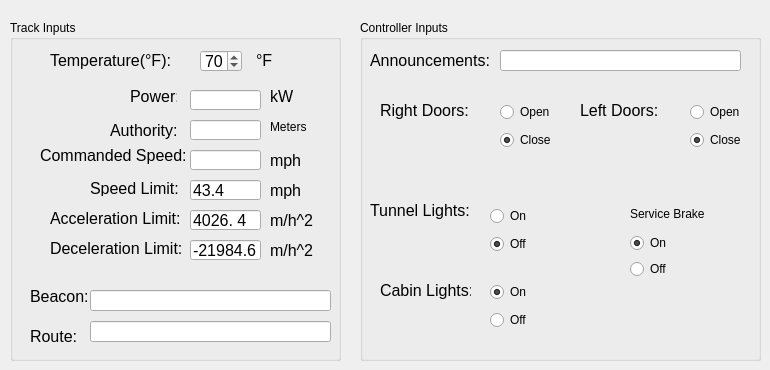
   <widget class="QWidget" name="Test">
    <attribute name="title">
     <string>Test</string>
    </attribute>
    <widget class="QLineEdit" name="pwrInput">
     <property name="geometry">
      <rect>
       <x>190</x>
       <y>90</y>
       <width>71</width>
       <height>20</height>
      </rect>
     </property>
     <property name="font">
      <font>
       <pointsize>12</pointsize>
      </font>
     </property>
    </widget>
    <widget class="QLabel" name="label_2">
     <property name="geometry">
      <rect>
       <x>130</x>
       <y>90</y>
       <width>47</width>
       <height>13</height>
      </rect>
     </property>
     <property name="font">
      <font>
       <pointsize>12</pointsize>
      </font>
     </property>
     <property name="text">
      <string>Power:</string>
     </property>
    </widget>
    <widget class="QLabel" name="label_3">
     <property name="geometry">
      <rect>
       <x>110</x>
       <y>120</y>
       <width>81</width>
       <height>20</height>
      </rect>
     </property>
     <property name="font">
      <font>
       <pointsize>12</pointsize>
      </font>
     </property>
     <property name="text">
      <string>Authority:</string>
     </property>
    </widget>
    <widget class="QLabel" name="label_4">
     <property name="geometry">
      <rect>
       <x>40</x>
       <y>140</y>
       <width>161</width>
       <height>31</height>
      </rect>
     </property>
     <property name="font">
      <font>
       <pointsize>12</pointsize>
      </font>
     </property>
     <property name="text">
      <string>Commanded Speed:</string>
     </property>
    </widget>
    <widget class="QLabel" name="label_5">
     <property name="geometry">
      <rect>
       <x>90</x>
       <y>180</y>
       <width>101</width>
       <height>16</height>
      </rect>
     </property>
     <property name="font">
      <font>
       <pointsize>12</pointsize>
      </font>
     </property>
     <property name="text">
      <string>Speed Limit:</string>
     </property>
    </widget>
    <widget class="QLabel" name="label_6">
     <property name="geometry">
      <rect>
       <x>50</x>
       <y>210</y>
       <width>141</width>
       <height>16</height>
      </rect>
     </property>
     <property name="font">
      <font>
       <pointsize>12</pointsize>
      </font>
     </property>
     <property name="text">
      <string>Acceleration Limit:</string>
     </property>
    </widget>
    <widget class="QLabel" name="label_8">
     <property name="geometry">
      <rect>
       <x>50</x>
       <y>240</y>
       <width>151</width>
       <height>16</height>
      </rect>
     </property>
     <property name="font">
      <font>
       <pointsize>12</pointsize>
      </font>
     </property>
     <property name="text">
      <string>Deceleration Limit:</string>
     </property>
    </widget>
    <widget class="QLineEdit" name="authInput">
     <property name="geometry">
      <rect>
       <x>190</x>
       <y>120</y>
       <width>71</width>
       <height>20</height>
      </rect>
     </property>
     <property name="font">
      <font>
       <pointsize>12</pointsize>
      </font>
     </property>
    </widget>
    <widget class="QLineEdit" name="cmdSpeed">
     <property name="geometry">
      <rect>
       <x>190</x>
       <y>150</y>
       <width>71</width>
       <height>20</height>
      </rect>
     </property>
     <property name="font">
      <font>
       <pointsize>12</pointsize>
      </font>
     </property>
    </widget>
    <widget class="QLineEdit" name="speedLimit">
     <property name="geometry">
      <rect>
       <x>190</x>
       <y>180</y>
       <width>71</width>
       <height>20</height>
      </rect>
     </property>
     <property name="font">
      <font>
       <pointsize>12</pointsize>
      </font>
     </property>
     <property name="text">
      <string>43.4</string>
     </property>
    </widget>
    <widget class="QLineEdit" name="accLimit">
     <property name="geometry">
      <rect>
       <x>190</x>
       <y>210</y>
       <width>71</width>
       <height>20</height>
      </rect>
     </property>
     <property name="font">
      <font>
       <pointsize>12</pointsize>
      </font>
     </property>
     <property name="text">
      <string>4026. 4 </string>
     </property>
    </widget>
    <widget class="QLineEdit" name="decLimit">
     <property name="geometry">
      <rect>
       <x>190</x>
       <y>240</y>
       <width>71</width>
       <height>20</height>
      </rect>
     </property>
     <property name="font">
      <font>
       <pointsize>12</pointsize>
      </font>
     </property>
     <property name="text">
      <string>-21984.6</string>
     </property>
    </widget>
    <widget class="QSpinBox" name="spinBox">
     <property name="geometry">
      <rect>
       <x>200</x>
       <y>50</y>
       <width>42</width>
       <height>22</height>
      </rect>
     </property>
     <property name="font">
      <font>
       <pointsize>12</pointsize>
      </font>
     </property>
     <property name="value">
      <number>70</number>
     </property>
    </widget>
    <widget class="QLabel" name="label_10">
     <property name="geometry">
      <rect>
       <x>50</x>
       <y>50</y>
       <width>131</width>
       <height>20</height>
      </rect>
     </property>
     <property name="font">
      <font>
       <pointsize>12</pointsize>
      </font>
     </property>
     <property name="text">
      <string>Temperature(°F): </string>
     </property>
    </widget>
    <widget class="QGroupBox" name="groupBox_2">
     <property name="geometry">
      <rect>
       <x>10</x>
       <y>20</y>
       <width>331</width>
       <height>341</height>
      </rect>
     </property>
     <property name="title">
      <string>Track Inputs</string>
     </property>
     <widget class="QLabel" name="label_21">
      <property name="geometry">
       <rect>
        <x>260</x>
        <y>70</y>
        <width>47</width>
        <height>13</height>
       </rect>
      </property>
      <property name="font">
       <font>
        <pointsize>12</pointsize>
       </font>
      </property>
      <property name="text">
       <string>kW</string>
      </property>
     </widget>
     <widget class="QLabel" name="label_22">
      <property name="geometry">
       <rect>
        <x>260</x>
        <y>130</y>
        <width>47</width>
        <height>21</height>
       </rect>
      </property>
      <property name="font">
       <font>
        <pointsize>12</pointsize>
       </font>
      </property>
      <property name="text">
       <string>mph</string>
      </property>
     </widget>
     <widget class="QLabel" name="label_23">
      <property name="geometry">
       <rect>
        <x>260</x>
        <y>160</y>
        <width>47</width>
        <height>21</height>
       </rect>
      </property>
      <property name="font">
       <font>
        <pointsize>12</pointsize>
       </font>
      </property>
      <property name="text">
       <string>mph</string>
      </property>
     </widget>
     <widget class="QLabel" name="label_24">
      <property name="geometry">
       <rect>
        <x>260</x>
        <y>190</y>
        <width>61</width>
        <height>21</height>
       </rect>
      </property>
      <property name="font">
       <font>
        <pointsize>12</pointsize>
       </font>
      </property>
      <property name="text">
       <string>m/h^2</string>
      </property>
     </widget>
     <widget class="QLabel" name="label_25">
      <property name="geometry">
       <rect>
        <x>260</x>
        <y>220</y>
        <width>61</width>
        <height>21</height>
       </rect>
      </property>
      <property name="font">
       <font>
        <pointsize>12</pointsize>
       </font>
      </property>
      <property name="text">
       <string>m/h^2</string>
      </property>
     </widget>
     <widget class="QLabel" name="label_26">
      <property name="geometry">
       <rect>
        <x>246</x>
        <y>30</y>
        <width>41</width>
        <height>20</height>
       </rect>
      </property>
      <property name="font">
       <font>
        <pointsize>12</pointsize>
       </font>
      </property>
      <property name="text">
       <string>°F</string>
      </property>
     </widget>
     <widget class="QLabel" name="label_11">
      <property name="geometry">
       <rect>
        <x>260</x>
        <y>100</y>
        <width>47</width>
        <height>13</height>
       </rect>
      </property>
      <property name="text">
       <string>Meters</string>
      </property>
     </widget>
     <widget class="QLineEdit" name="beacInput">
      <property name="geometry">
       <rect>
        <x>80</x>
        <y>270</y>
        <width>241</width>
        <height>21</height>
       </rect>
      </property>
      <property name="font">
       <font>
        <pointsize>12</pointsize>
       </font>
      </property>
     </widget>
     <widget class="QLabel" name="label_97">
      <property name="geometry">
       <rect>
        <x>20</x>
        <y>301</y>
        <width>61</width>
        <height>31</height>
       </rect>
      </property>
      <property name="font">
       <font>
        <pointsize>12</pointsize>
       </font>
      </property>
      <property name="text">
       <string>Route:</string>
      </property>
     </widget>
     <widget class="QLabel" name="label_96">
      <property name="geometry">
       <rect>
        <x>20</x>
        <y>261</y>
        <width>61</width>
        <height>31</height>
       </rect>
      </property>
      <property name="font">
       <font>
        <pointsize>12</pointsize>
       </font>
      </property>
      <property name="text">
       <string>Beacon:</string>
      </property>
     </widget>
     <widget class="QLineEdit" name="routeInput">
      <property name="geometry">
       <rect>
        <x>80</x>
        <y>301</y>
        <width>241</width>
        <height>21</height>
       </rect>
      </property>
      <property name="font">
       <font>
        <pointsize>12</pointsize>
       </font>
      </property>
     </widget>
    </widget>
    <widget class="QLabel" name="label_98">
     <property name="geometry">
      <rect>
       <x>370</x>
       <y>50</y>
       <width>121</width>
       <height>20</height>
      </rect>
     </property>
     <property name="font">
      <font>
       <pointsize>12</pointsize>
      </font>
     </property>
     <property name="text">
      <string>Announcements:</string>
     </property>
    </widget>
    <widget class="QLineEdit" name="announcmentsInput">
     <property name="geometry">
      <rect>
       <x>500</x>
       <y>50</y>
       <width>241</width>
       <height>21</height>
      </rect>
     </property>
     <property name="font">
      <font>
       <pointsize>12</pointsize>
      </font>
     </property>
    </widget>
    <widget class="QGroupBox" name="groupBox_7">
     <property name="geometry">
      <rect>
       <x>360</x>
       <y>20</y>
       <width>401</width>
       <height>341</height>
      </rect>
     </property>
     <property name="title">
      <string>Controller Inputs</string>
     </property>
     <widget class="QWidget" name="layoutWidget">
      <property name="geometry">
       <rect>
        <x>330</x>
        <y>80</y>
        <width>63</width>
        <height>54</height>
       </rect>
      </property>
      <layout class="QVBoxLayout" name="verticalLayout_7">
       <item>
        <widget class="QRadioButton" name="leftDoorOpen">
         <property name="text">
          <string>Open</string>
         </property>
         <attribute name="buttonGroup">
          <string notr="true">leftDoorsGroup</string>
         </attribute>
        </widget>
       </item>
       <item>
        <widget class="QRadioButton" name="leftDoorsClose">
         <property name="text">
          <string>Close</string>
         </property>
         <property name="checked">
          <bool>true</bool>
         </property>
         <attribute name="buttonGroup">
          <string notr="true">leftDoorsGroup</string>
         </attribute>
        </widget>
       </item>
      </layout>
     </widget>
     <widget class="QLabel" name="Door_label_4">
      <property name="geometry">
       <rect>
        <x>220</x>
        <y>80</y>
        <width>91</width>
        <height>20</height>
       </rect>
      </property>
      <property name="font">
       <font>
        <pointsize>12</pointsize>
       </font>
      </property>
      <property name="text">
       <string>Left Doors:</string>
      </property>
     </widget>
     <widget class="QWidget" name="layoutWidget">
      <property name="geometry">
       <rect>
        <x>140</x>
        <y>80</y>
        <width>63</width>
        <height>54</height>
       </rect>
      </property>
      <layout class="QVBoxLayout" name="verticalLayout">
       <item>
        <widget class="QRadioButton" name="rightDoorsOpen">
         <property name="text">
          <string>Open</string>
         </property>
         <attribute name="buttonGroup">
          <string notr="true">rightDoorsGroup</string>
         </attribute>
        </widget>
       </item>
       <item>
        <widget class="QRadioButton" name="rightDoorClose">
         <property name="text">
          <string>Close</string>
         </property>
         <property name="checked">
          <bool>true</bool>
         </property>
         <attribute name="buttonGroup">
          <string notr="true">rightDoorsGroup</string>
         </attribute>
        </widget>
       </item>
      </layout>
     </widget>
     <widget class="QLabel" name="Door_label">
      <property name="geometry">
       <rect>
        <x>20</x>
        <y>80</y>
        <width>91</width>
        <height>20</height>
       </rect>
      </property>
      <property name="font">
       <font>
        <pointsize>12</pointsize>
       </font>
      </property>
      <property name="text">
       <string>Right Doors:</string>
      </property>
     </widget>
     <widget class="QWidget" name="layoutWidget">
      <property name="geometry">
       <rect>
        <x>130</x>
        <y>260</y>
        <width>84</width>
        <height>54</height>
       </rect>
      </property>
      <layout class="QVBoxLayout" name="verticalLayout_2">
       <item>
        <widget class="QRadioButton" name="cLightsOn">
         <property name="text">
          <string>On</string>
         </property>
         <property name="checked">
          <bool>true</bool>
         </property>
         <attribute name="buttonGroup">
          <string notr="true">cLightsGroup</string>
         </attribute>
        </widget>
       </item>
       <item>
        <widget class="QRadioButton" name="cLightsOff">
         <property name="text">
          <string>Off</string>
         </property>
         <attribute name="buttonGroup">
          <string notr="true">cLightsGroup</string>
         </attribute>
        </widget>
       </item>
      </layout>
     </widget>
     <widget class="QLabel" name="label_7">
      <property name="geometry">
       <rect>
        <x>20</x>
        <y>260</y>
        <width>91</width>
        <height>20</height>
       </rect>
      </property>
      <property name="font">
       <font>
        <pointsize>12</pointsize>
       </font>
      </property>
      <property name="text">
       <string>Cabin Lights:</string>
      </property>
     </widget>
     <widget class="QLabel" name="label_9">
      <property name="geometry">
       <rect>
        <x>10</x>
        <y>180</y>
        <width>111</width>
        <height>20</height>
       </rect>
      </property>
      <property name="font">
       <font>
        <pointsize>12</pointsize>
       </font>
      </property>
      <property name="text">
       <string>Tunnel Lights:</string>
      </property>
     </widget>
     <widget class="QWidget" name="layoutWidget">
      <property name="geometry">
       <rect>
        <x>130</x>
        <y>184</y>
        <width>84</width>
        <height>54</height>
       </rect>
      </property>
      <layout class="QVBoxLayout" name="verticalLayout_3">
       <item>
        <widget class="QRadioButton" name="tLightsOn">
         <property name="text">
          <string>On</string>
         </property>
         <property name="checkable">
          <bool>true</bool>
         </property>
         <property name="checked">
          <bool>false</bool>
         </property>
         <attribute name="buttonGroup">
          <string notr="true">tLightsGroup</string>
         </attribute>
        </widget>
       </item>
       <item>
        <widget class="QRadioButton" name="tLightsOff">
         <property name="text">
          <string>Off</string>
         </property>
         <property name="checked">
          <bool>true</bool>
         </property>
         <attribute name="buttonGroup">
          <string notr="true">tLightsGroup</string>
         </attribute>
        </widget>
       </item>
      </layout>
     </widget>
     <widget class="QWidget" name="layoutWidget">
      <property name="geometry">
       <rect>
        <x>270</x>
        <y>180</y>
        <width>96</width>
        <height>79</height>
       </rect>
      </property>
      <layout class="QVBoxLayout" name="verticalLayout_4">
       <item>
        <widget class="QLabel" name="label_12">
         <property name="text">
          <string>Service Brake</string>
         </property>
        </widget>
       </item>
       <item>
        <widget class="QRadioButton" name="serviceBreakOn">
         <property name="text">
          <string>On</string>
         </property>
         <property name="checked">
          <bool>true</bool>
         </property>
         <attribute name="buttonGroup">
          <string notr="true">serviceBrakeGroup</string>
         </attribute>
        </widget>
       </item>
       <item>
        <widget class="QRadioButton" name="serviceBreakOff">
         <property name="text">
          <string>Off</string>
         </property>
         <property name="checked">
          <bool>false</bool>
         </property>
         <attribute name="buttonGroup">
          <string notr="true">serviceBrakeGroup</string>
         </attribute>
        </widget>
       </item>
      </layout>
     </widget>
    </widget>
    <zorder>groupBox_7</zorder>
    <zorder>groupBox_2</zorder>
    <zorder>pwrInput</zorder>
    <zorder>label_2</zorder>
    <zorder>label_3</zorder>
    <zorder>label_4</zorder>
    <zorder>label_5</zorder>
    <zorder>label_6</zorder>
    <zorder>label_8</zorder>
    <zorder>authInput</zorder>
    <zorder>cmdSpeed</zorder>
    <zorder>speedLimit</zorder>
    <zorder>accLimit</zorder>
    <zorder>decLimit</zorder>
    <zorder>spinBox</zorder>
    <zorder>label_10</zorder>
    <zorder>label_98</zorder>
    <zorder>announcmentsInput</zorder>
   </widget>
